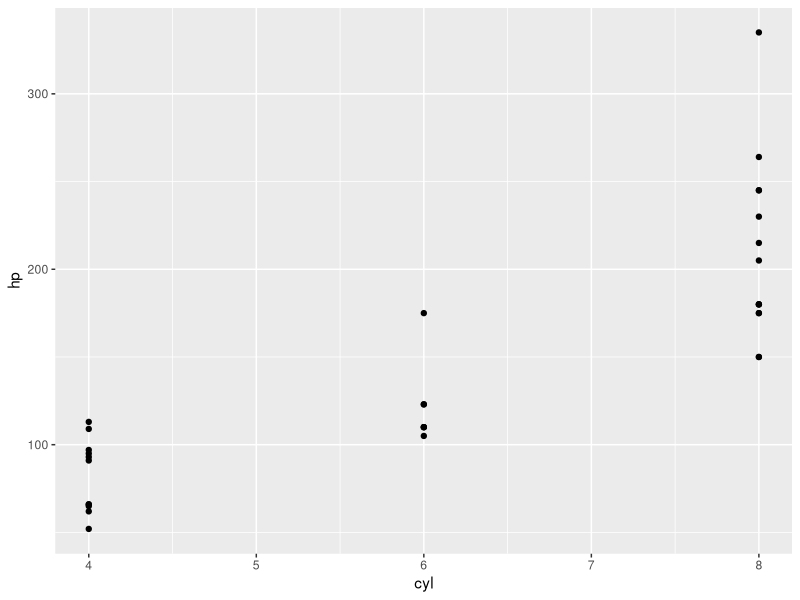
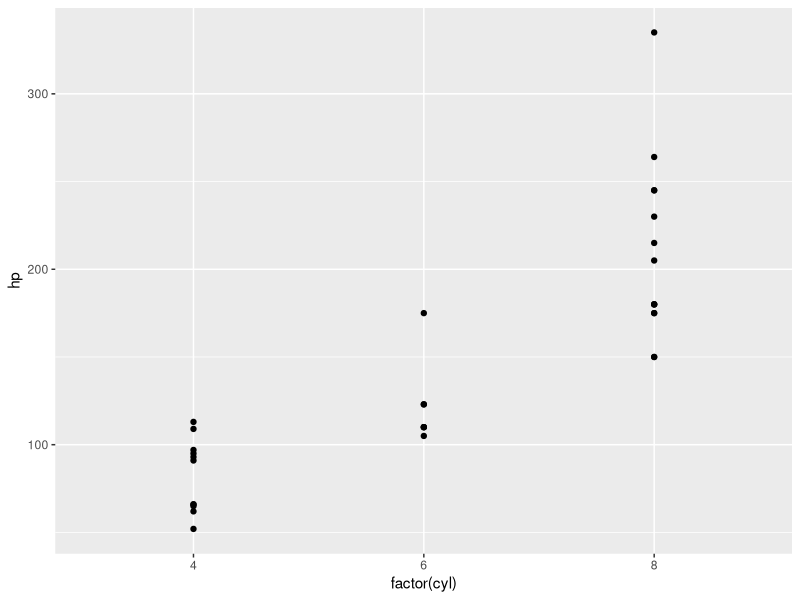
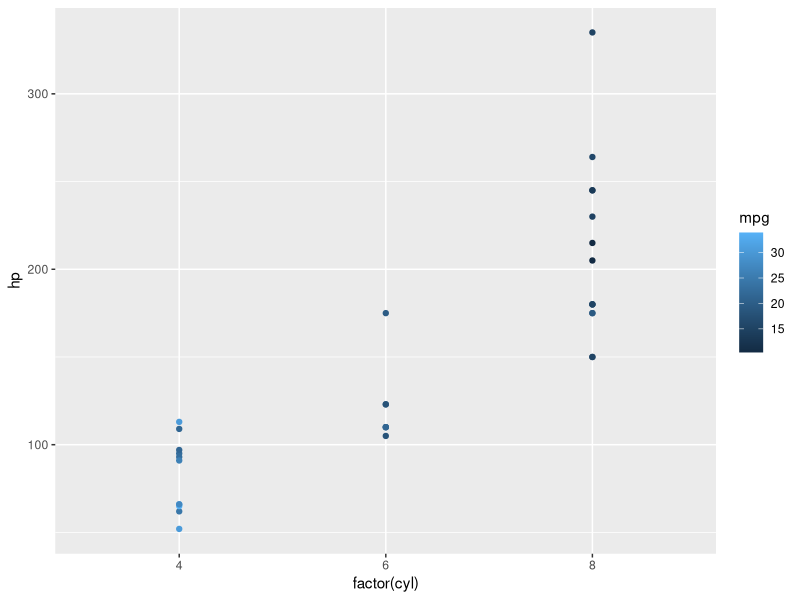
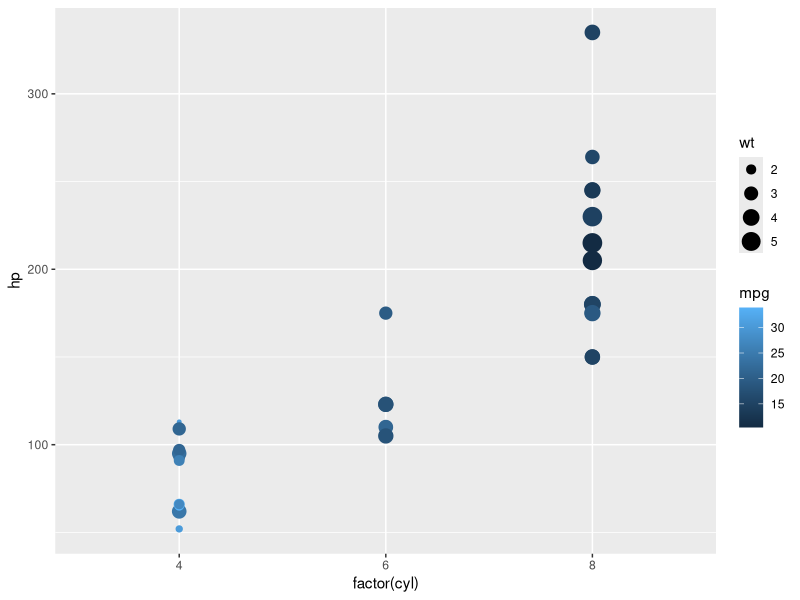
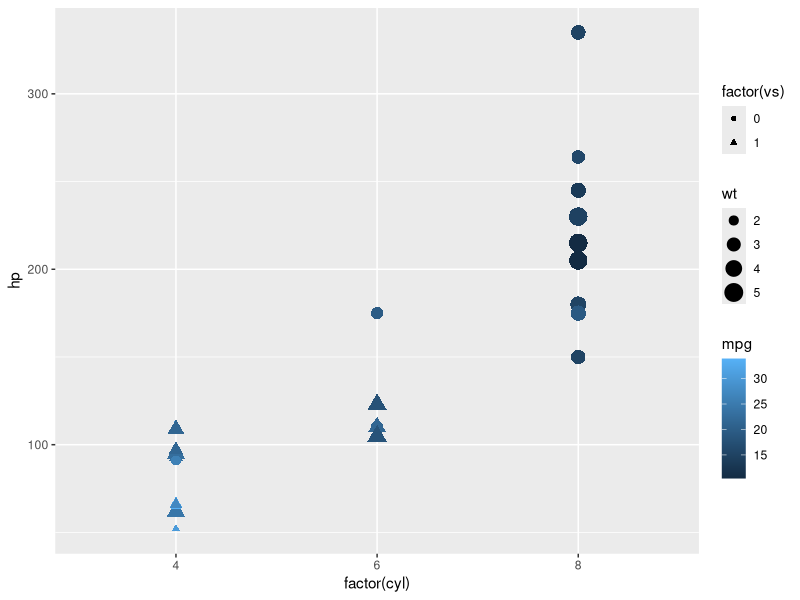
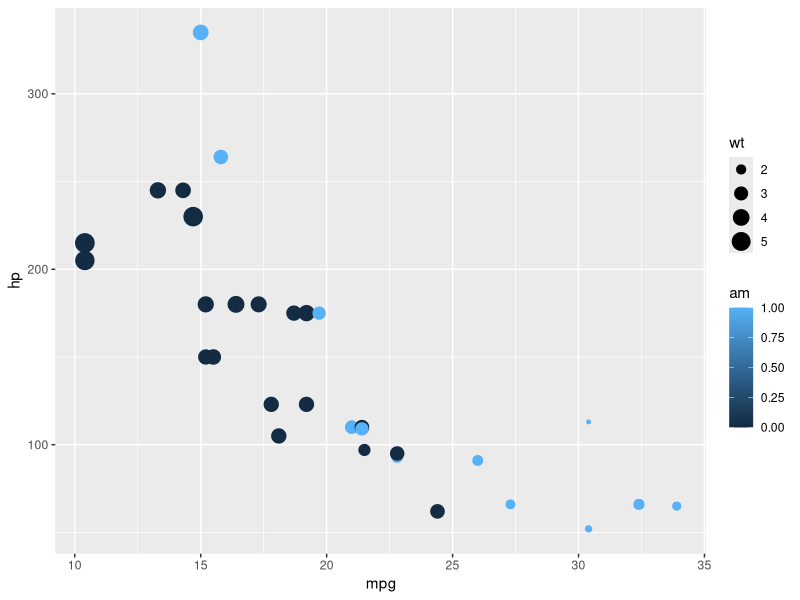
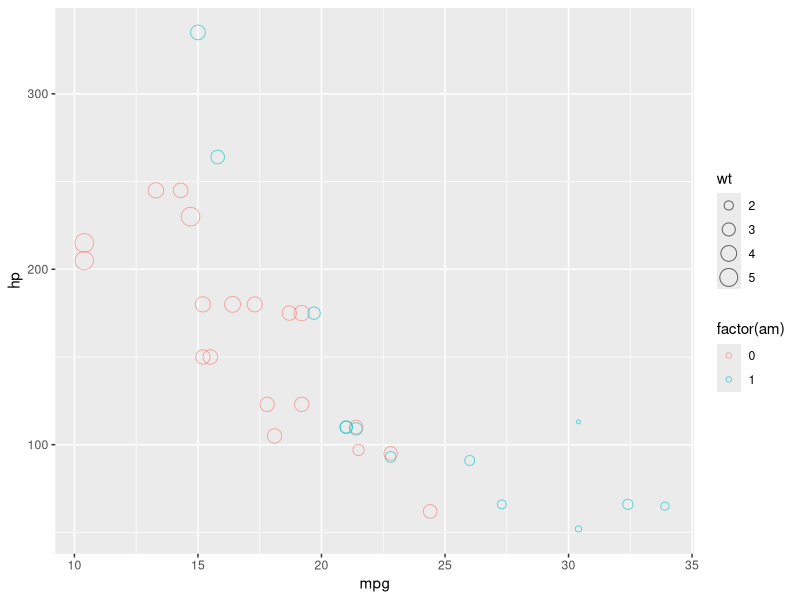
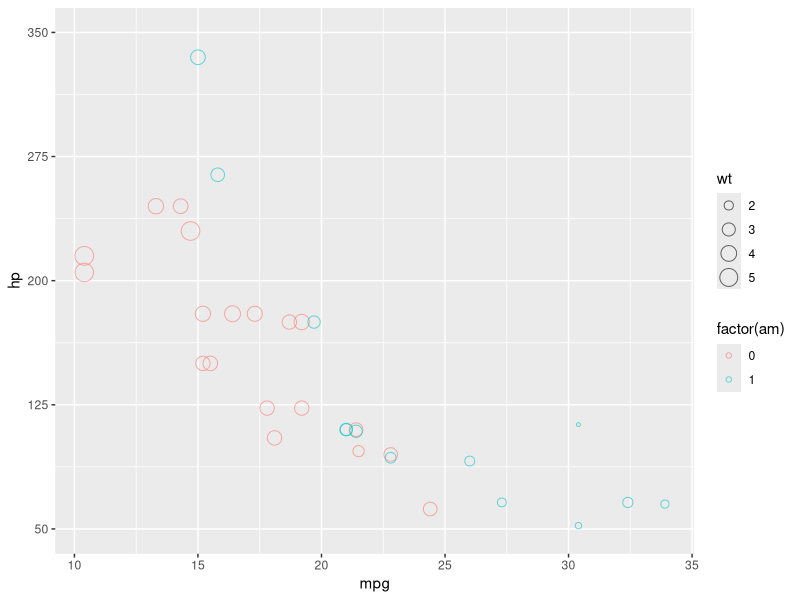

R code for these plots, in order: (Note: this script raises an error after producing the figures.)
## EJEMPLO 3: VISUALIZACIÓN DE DATOS CON GGPLOT

library(ggplot2)
names(mtcars)
head(mtcars)

"Ggplot es otra librería bastante popular de Tidyverse, y al mismo tiempo una de 
las más utilizadas en R para realizar visualizaciones de datos.

La lógica de ggplot es realizar álgebra de gráficas, ya que cada elemento de la 
gráfica se va sumando de forma secuencial hasta obtener la gráfica final.

Una gráfica en ggplot debe contener al menos 3 elementos:
  - Datos: El Data set que se va a graficar
  - Estéticos: La escala sobre la cual vamos a mapear los datos
  - Geometrías: La forma en que se visualizarán los datos"

"1) Gráficas de puntos"

ggplot(mtcars, aes(x=cyl, y = hp)) + 
  geom_point()

"La variable cyl, aunque numérica, sólo acepta 4, 6 y 8 como valores, por lo que 
podemos transformarla a factor para mejorar la visualización:"

ggplot(mtcars, aes(x=factor(cyl), y = hp)) + 
  geom_point()

"Ahora graficaremos más variables agregando elementos de color, tamaño y forma"
ggplot(mtcars, aes(x=factor(cyl), y = hp, color = mpg)) + 
  geom_point()

ggplot(mtcars, aes(x=factor(cyl), y = hp, color = mpg, size = wt)) + 
  geom_point()

ggplot(mtcars, aes(x=factor(cyl), y = hp, color = mpg, size = wt, shape=factor(vs))) + 
  geom_point()

"Las gráficas de ggplot representan objetos que pueden asignarse a variables para 
poco a poco ir sumando más elementos

Veamos como la siguiente gráfica termina en algo mucho más presentable e informativo"

ggplot(mtcars, aes(x = mpg, y=hp, color = am, size = wt)) + 
  geom_point() 

g <- ggplot(mtcars, aes(x = mpg, y=hp, color = factor(am), size = wt)) + 
        geom_point(shape=1, alpha=0.6) 
g

g <- g + scale_y_continuous(limits = c(50, 350),
                            breaks = seq(50,350, 75)) +
         scale_x_continuous(breaks = seq(10, 35, 5))
g


g <- g + scale_color_discrete("Transmission", labels = c("Automatic", "Manual")) +
         scale_size("Weight", labels = c(">=2,000 lbs", ">=3,000 lbs", ">=4,000 lbs", ">=5,000 lbs"))
g

g <- g + labs(title = "Motor Card Road",
              x = "Miles per Gallon",
              y = "Horsepower") + 
         theme_classic()
g

ggsave("motorcardroad.jpg", plot = g)

"2) Gráficas de barras"
names(diamonds)
head(diamonds)

ggplot(diamonds, aes(cut)) + 
  geom_bar(fill = "darkblue", alpha = 0.5) +
  scale_y_continuous(limits = c(0, 22500),
                     breaks = seq(0,22500, 2500)) + 
  labs(title = "Cut Diamonds", 
       x = "Cut type",
       y = "Frequency") + 
  theme_classic()

"3) Gráficas de línea"
fish <- read.csv("fish.csv")
fish <- mutate(fish, Capture = Capture/100000)

ggplot(fish, aes(x = Year, y = Capture)) + 
  geom_line()

ggplot(fish, aes(x = Year, y = Capture, linetype = Species)) + 
  geom_line() + theme_minimal()
